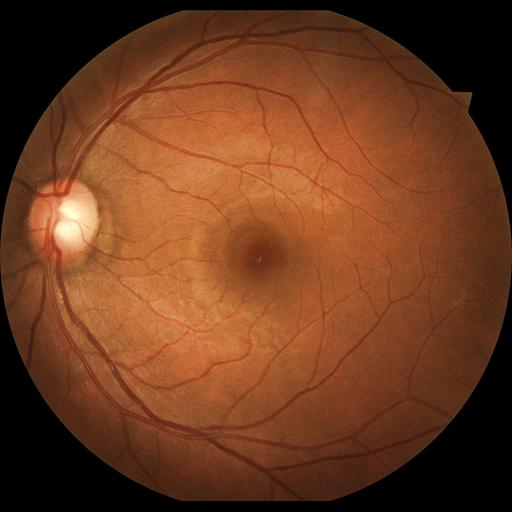
#> input picture data/sample/13_left.jpeg, 512 x 512 px
$ python crop_and_resize.py --src ../data/sample --dest out
#> lines starting #> are read from the running program, lines starting #| are printed output that depends on the picture
### src/utils.py
import os
from datetime import datetime

import cv2
import matplotlib.image as mpimg
import matplotlib.pyplot as plt
import numpy as np
from PIL import Image, ImageOps
from zoneinfo import ZoneInfo


def crop_and_pad_image(image_path, threshold=20, target_size=(512, 512)):
    """
    Crop and pad an image to a square with the specified target size.

    Args:
        image_path (str): Path to the input image file.
        threshold (int): Threshold value for binarizing the image.
        target_size (tuple): Target size of the output image (width, height).

    Returns:
        PIL.Image.Image: Cropped and padded image.
    """
    try:
        # Load the image
        image = Image.open(image_path).convert("RGB")
    except Exception as e:
        raise ValueError(f"Error loading image: {str(e)}")

    # Convert the image to a NumPy array
    image_array = np.array(image)

    # Binarize the image
    binary_image_array = np.where(image_array > threshold, 1, 0).astype(np.uint8)

    # Find non-zero elements (non-black pixels)
    non_zero_indices = np.argwhere(binary_image_array)

    # Check if non-zero elements exist
    if non_zero_indices.size == 0:
        raise ValueError(f"No non-zero elements found for the image: {image_path}")

    # Get the bounding box of non-zero elements
    (y1, x1, _), (y2, x2, _) = non_zero_indices.min(0), non_zero_indices.max(0)

    # Crop the Region of Interest (ROI)
    cropped_img = image.crop((x1, y1, x2, y2))

    # Pad the image to make it a square
    squared_img = ImageOps.pad(cropped_img, target_size)

    return squared_img


def track_files(folder_path, extensions=(".jpg", ".jpeg", ".png")):
    """
    Track all the files in a folder and its subfolders.

    Args:
        folder_path (str): The path of the folder to track files in.
        extensions (tuple, optional): Tuple of file extensions to track. Default is ('.jpg', '.jpeg', '.png').

    Returns:
        list: A list containing the paths of all files in the folder and its subfolders.
    """
#> called with folder_path = '../data/sample', extensions = ('.jpg', '.jpeg', '.png')
    # Validate folder_path
    if not os.path.isdir(folder_path):
        raise ValueError("Invalid folder path provided.")

    # Convert extensions to lowercase for case-insensitive comparison
    extensions = tuple(ext.lower() for ext in extensions)

    # Initialize file_list
    file_list = []

    # Walk through the folder and its subfolders
    for root, dirs, files in os.walk(folder_path):
        for filename in files:
            file_path = os.path.join(root, filename)
            _, extension = os.path.splitext(file_path)
            # Check if the file extension is in the list of extensions
            if extension.lower() in extensions:
                file_list.append(file_path)

    return file_list


# [82 lines left out: functions crop_circle_roi, plot_image_grid, generate_run_id, not called in this run]


# [2 lines that do not run on import are left out]

### src/concurrent_task_executor.py
import concurrent.futures
from typing import Any, Callable, List
from tqdm import tqdm

def concurrent_task_executor(task: Callable[[Any], None], data_list: List[Any], max_workers: int = 32, description: str = None) -> None:
    """
    Execute tasks concurrently on a list of data objects using ThreadPoolExecutor.
    Args:
        task (Callable): The function to apply to each data object.
        data_list (List): The list of data objects.
        max_workers (int): The maximum number of worker threads (default is 32).
        description (str, optional): Description for the progress bar.
    Raises:
        ValueError: If data_list is empty.
    Example:
        >>> def process_data(data):
        >>>     # Process data here
        >>>     pass
        >>> data_list = [1, 2, 3, 4, 5]
        >>> concurrent_task_executor(process_data, data_list, max_workers=8, description="Processing data")
    """

    if not data_list:
        raise ValueError("Data list is empty. No tasks to execute.")

    with concurrent.futures.ThreadPoolExecutor(max_workers=max_workers) as executor:
        # Submit tasks to the executor
        futures = [executor.submit(task, data) for data in data_list]
#> in crop_and_pad_image, image is the input picture: PIL image 512x512 RGB; mean R, G, B 108.6, 59.1, 31.5
#> in crop_and_pad_image, `binary_image_array = np.where(image_array > threshold, 1, 0).astype(np..`:
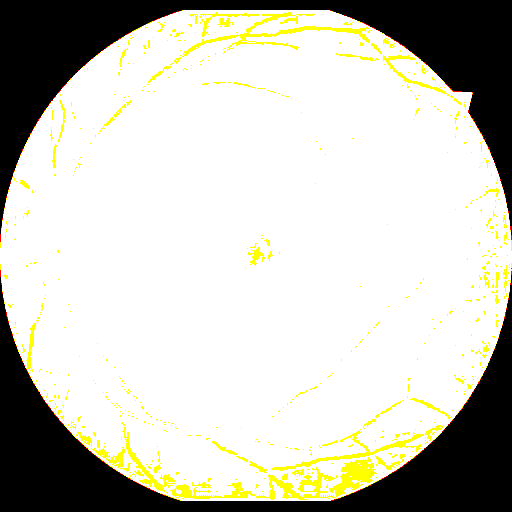
#> binary_image_array: shape (512, 512, 3); mean R, G, B 0.781, 0.779, 0.74; drawn with 1 as white
#> in crop_and_pad_image, `(y1, x1, _), (y2, x2, _) = non_zero_indices.min(0), non_zero_indices.m..`: y1 = 10; x1 = 0; y2 = 500; x2 = 511
#> in crop_and_pad_image, `cropped_img = image.crop((x1, y1, x2, y2))`:
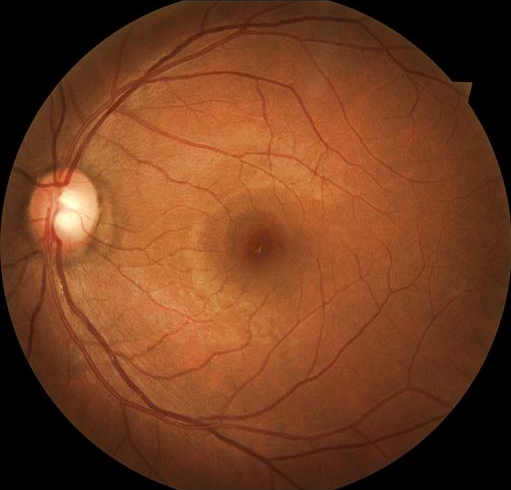
#> cropped_img: PIL image 511x490 RGB; mean R, G, B 113.7, 61.9, 33
#> call 2 of crop_and_pad_image, with image_path = '../data/sample/10_left.jpeg', threshold = 20, target_size = (512, 512)
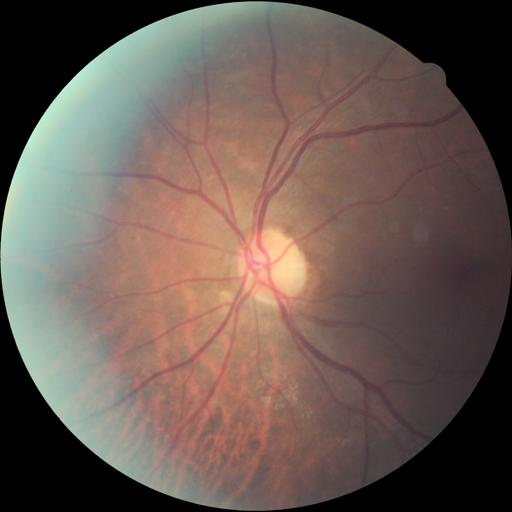
#> input picture data/sample/10_left.jpeg, 512 x 512 px
#> in crop_and_pad_image, image is the input picture: PIL image 512x512 RGB; mean R, G, B 106.8, 90.8, 83.2
#> in crop_and_pad_image (call 2), `binary_image_array = np.where(image_array > threshold, 1, 0).astype(np..`:
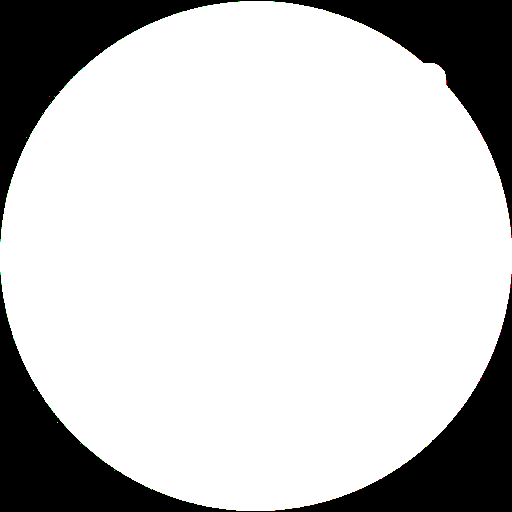
#> binary_image_array: shape (512, 512, 3); mean R, G, B 0.784, 0.784, 0.784; drawn with 1 as white
#> in crop_and_pad_image (call 2), `(y1, x1, _), (y2, x2, _) = non_zero_indices.min(0), non_zero_indices.m..`: y1 = 1; y2 = 510

        # Create progress bar
        with tqdm(total=len(data_list), desc=description) as pbar:
            # Wait for all tasks to complete
            for future in concurrent.futures.as_completed(futures):
                pbar.update(1)  # Update progress bar

    # Clear the data_list after all tasks are completed
    data_list.clear()

### scripts/crop_and_resize.py
import os
import argparse
from src.concurrent_task_executor import concurrent_task_executor
from src.utils import crop_and_pad_image, track_files

from typing import NamedTuple, Tuple

parser = argparse.ArgumentParser(description="Crop and Resize Images in a folder")
parser.add_argument("--src", type=str, help="source folder", required=True)
parser.add_argument("--dest", type=str, help="destination folder", required=True)
parser.add_argument("--size", type=Tuple[int,int], help="Size of image in pixels, given as a (width, height) tuple", default=(512, 512))


class FileInfo(NamedTuple):
    src: str
    dest: str
    size: Tuple[int, int]  # (width, height) tuple.


def crop_and_save_image(file_info: FileInfo):
    try:
        cropped_image = crop_and_pad_image(file_info.src, target_size=file_info.size)
        cropped_image.save(file_info.dest)
    except Exception as e:
        print(f"Error processing image: {str(e)}")


if __name__ == "__main__":
    args = parser.parse_args()
    src_folder = args.src
    dst_folder = args.dest
    size = args.size

    # check if destination folder exists
    if not os.path.exists(dst_folder):
        print("Destination folder does not exist. Creating folder...")
        os.makedirs(dst_folder, exist_ok=True)

    files = [
        FileInfo(
            src_image_path,
            os.path.join(dst_folder, os.path.basename(src_image_path)),
            size
        )
        for src_image_path in track_files(src_folder)
    ]
    # cropping and resizing images and saving them to the destination folder
    concurrent_task_executor(crop_and_save_image, files, description="Processing images")
